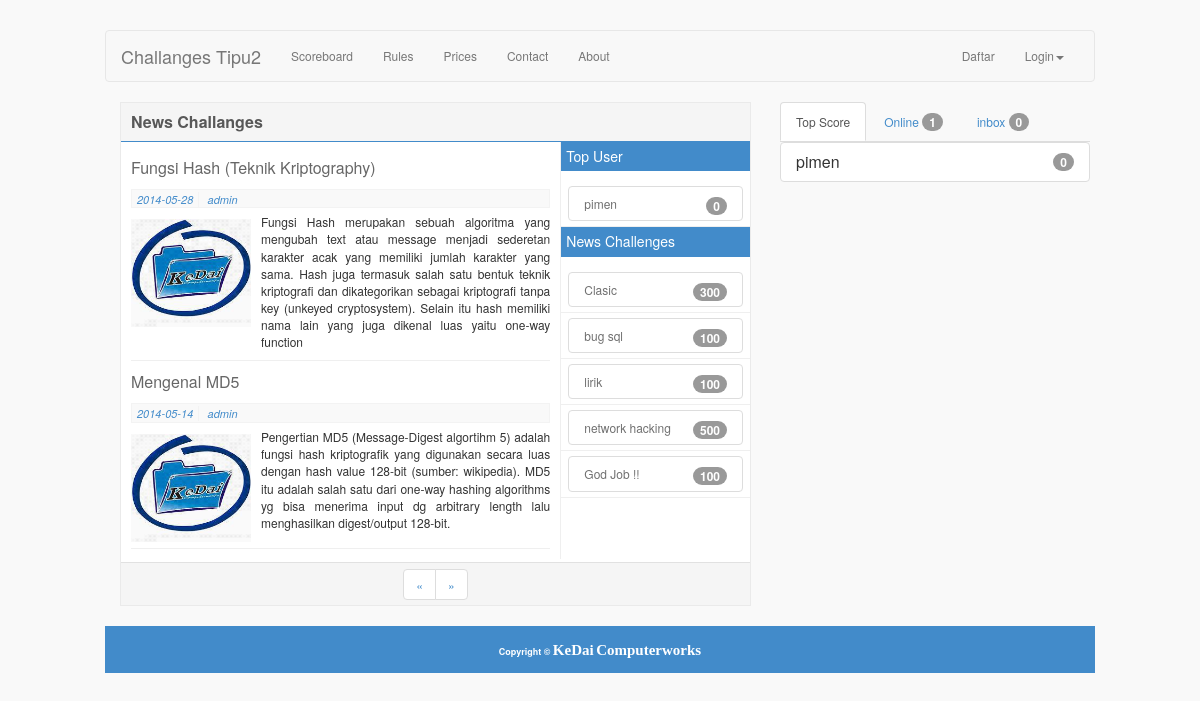
The page / on the database its author committed.
### tables this page shows
CREATE TABLE IF NOT EXISTS `news` (
  `id` int(5) NOT NULL,
  `judul` varchar(45) NOT NULL,
  `ringkasan` text NOT NULL,
  `kategori` varchar(25) NOT NULL,
  `isi` text NOT NULL,
  `waktu` date NOT NULL,
  `postname` varchar(25) NOT NULL,
  `image` varchar(25) NOT NULL
);

CREATE TABLE IF NOT EXISTS `score` (
`no` int(15) NOT NULL,
  `user` varchar(25) NOT NULL,
  `point` varchar(25) NOT NULL,
  `waktu` varchar(25) NOT NULL,
  `idmisi` varchar(25) NOT NULL
);

### index.php (the view, shortened to what this page needs)
<!DOCTYPE html>
<html lang="en">
  <head>
    <title><?php $jdl = mysql_query("SELECT nama from judul");
while ($kl = mysql_fetch_array($jdl)) {
  $namajdl[] = $kl['nama'];
}
    echo $namajdl[0]; ?></title>
    <link href="css/bootstrap.css" rel="stylesheet">
    <link rel="stylesheet" type="text/css" href="css/style.css">
    <link href="theme.css" rel="stylesheet">
    <link href="css/selectize.bootstrap3.css" rel="stylesheet">
  </head>
  <body>
<div class="container">
  <div class="row">
    <nav class="navbar navbar-default " role="navigation">
  <div class="container-fluid">
    <div class="navbar-header">
      <a class="navbar-brand" href="rumah.html"><?php echo $namajdl[0]; ?></a>
    </div>
    <div class="collapse navbar-collapse" id="bs-example-navbar-collapse-1">
      <ul class="nav navbar-nav">
        <li><?php include 'scoreboard.php'; ?></li>
  <li><?php include 'rules.php'; ?>
</li>
  <li><?php include 'prices.php'; ?>
</li>
  <li><?php include 'contact.php'; ?>
</li>
  <li><?php include 'about.php'; ?>
</li>
        </ul>
      <ul class="nav navbar-nav navbar-right">
<?php
if(!isset($_SESSION['username'])) {
?>
<li><a href="" data-toggle="modal" data-target=".bs-example-modal-lg">Daftar</a>
</li>
        <li class="dropdown">
         <?php include 'login.php'; ?>
<?php
}
 ?>
        </li>
      </ul>
    </div>
  </div>
</nav>
  </div>
</div>
<div class="container">
  <div class="row">
      <div class="col-sm-8">
          <div class="tile tl-big tl-border">
            <h3 class="red">News Challanges</h3>
              <div class="content">
                <div class="side-news">
                <div class="side-news-left">
                  <ul class="news-box">
              <?php $BatasAwal = 2;
if (!empty($_GET['page'])) {
$hal = $_GET['page'] - 1;
$MulaiAwal = $BatasAwal * $hal;
} else if (!empty($_GET['page']) and $_GET['page'] == 1) {
$MulaiAwal = 0;
} else if (empty($_GET['page'])) {
$MulaiAwal = 0;
}
$sql = mysql_query("SELECT * FROM news LIMIT $MulaiAwal , $BatasAwal");
while ($q = mysql_fetch_array($sql)) {
              ?>
               <li class="item-news">
                          <h2 class="title">
                            <a href='artikel-<?php echo $q['id']; ?>-<?php echo $q['judul']; ?>.html'><?php echo $q['judul']; ?> </a></h2>
                             <div class="detail">
                              <span><?php echo $q['waktu']; ?></span>
                                <span class="author"><?php echo $q['postname']; ?></span>
                            </div>
                            <div class="text">
                            <div class='img-news'><img src='img/kd1.jpg' alt='photo' /></div>
                              <p align="justify"><?php echo $q['ringkasan']; ?>
                             </p></div>
                        </li>
                    <?php
                    } ?>
                    </ul>
                </div>
                <div class="side-news-right">
              <ul class="list-before ">
                    <h3>Top User</h3>
                    <?php
                      $sqll = mysql_query("SELECT user,point,waktu from score order by point - 0  desc limit 3");
                     while ($qq = mysql_fetch_array($sqll)) {
                     ?>
                    <li>
<h4 class="panel-title">
        <a data-toggle="collapse" class="list-group-item" data-parent="#accordion" href="#c<?php echo $pl ?>">
          <?php echo $qq['user']; ?>
      <span class="badge"><?php
     echo $qq['point']; ?></span></a>
      </h4></li>
                    <?php
                     } ?>
                    </ul>
                </div>
                <div class="side-news-right">
                  <ul class="list-before ">
                    <h3>News Challenges</h3>
                    <?php
                      $sql = mysql_query("SELECT distinct clue,waktu,point from misi order by idmisi desc limit 5");
                     while ($q = mysql_fetch_array($sql)) {
                     ?>
                    <li>
<h4 class="panel-title">
        <a data-toggle="collapse" class="list-group-item" data-parent="#accordion" href="#c<?php echo $pl ?>">
          <?php echo $q['clue']; ?>
      <span class="badge"><?php
     echo $q['point']; ?></span></a>
      </h4></li>
                    <?php
                     } ?>
                    </ul>
                </div>
                </div>
                    <div class="pagi-center">
          <ul class="pagination">
  <li class=""><a href="#">&laquo;</a></li>
  <li><a href="#">&raquo;</a></li>
</ul>
                    </div>
                </div>
            </div>
          </div>
<?php include 'kanan.php'; ?>
</div>
<div class="container">
  <div class="row">
  <div class="panel-body btn-primary ">
  <center>
<span class="label ">Copyright &copy <b id="kd">KeDai</b> <b id="cp">Computerworks</b></span></center>
   </div>
</div>
  </div>
</body>
</html>

### scoreboard.php (shortened to what this page needs)
<a href="" data-toggle="modal" data-target=".bs-score-modal-lg">Scoreboard</a>

### rules.php (shortened to what this page needs)
<a href="" data-toggle="modal" data-target=".bs-rules-modal-lg">Rules</a>

### prices.php (shortened to what this page needs)
<a href="" data-toggle="modal" data-target=".bs-prices-modal-lg">Prices</a>

### contact.php (shortened to what this page needs)
<a href="" data-toggle="modal" data-target=".bs-contact-modal-lg">Contact</a>

### about.php (shortened to what this page needs)
<a href="" data-toggle="modal" data-target=".bs-about-modal-lg">About</a>

### login.php (shortened to what this page needs)
<a href="#" class="dropdown-toggle" data-toggle="dropdown">Login<b class="caret"></b></a>

### kanan.php (shortened to what this page needs)
<div class="row">
        <div class="col-sm-4">
<?php
$plg = mysql_query("Select * from plugin where status='on'");
$jplg = mysql_num_rows($plg);
while ($kplg = mysql_fetch_array($plg)) {
  $pket[] = $kplg['ket'];
}
for ($i=0; $i <$jplg ; $i++) {
  include  $pket[$i];
}
 ?>
        </div>
</div>

### kscore.php (shortened to what this page needs)
<ul class="nav nav-tabs" role="tablist">
  <li class="active"><a href="#home" role="tab" data-toggle="tab">Top Score</a></li>
  <li><a href="#user" role="tab" data-toggle="tab">Online
<?php $on = mysql_num_rows(mysql_query("SELECT o_cookie from on_online"));
$in = mysql_num_rows(mysql_query("SELECT pesan from inbox where user='$user'"));
 ?>
   <span class="badge"><?php echo $on; ?></span></a></li>
  <li><a href="#pmn" role="tab" data-toggle="tab">inbox
  <span class="badge"><?php echo $in; ?></span></a></li>
</ul>
<div class="tab-content">
  <div class="tab-pane active" id="home">
    <div class="list-group">
  <?php
   $level = mysql_query("SELECT user,point,idmisi from score order by point + 0 desc limit 5");
   $levels = mysql_num_rows(mysql_query("SELECT user,point,idmisi from score order by point + 0 desc limit 5"));
   while ($plevel = mysql_fetch_array($level)) {
 $q[] = $plevel['user'];
 $qpoint[] = $plevel['point'];
    }
for ($jkl=0; $jkl < $levels; $jkl++) {
    ?>
      <h4 class="panel-title">
        <a data-toggle="collapse" class="list-group-item" data-parent="#accordion" href="#c<?php echo $jkl ?>">
          <?php echo $q[$jkl]; ?>
      <span class="badge"><?php
      echo $qpoint[$jkl] ?></span></a>
      </h4>
<?php } ?>
</div>
  </div>
</div>
</div>

### css/style.css (style rules this page uses)
#cp { font-family: Staccato555 BT; font-size: 15px; }
#kd { font-family: Rockwell; font-size: 15px; }
body { background:#F9F9F9; overflow-x:hidden; font-size:12px; font-family:'Helvetica Neue','Helvetica','ãƒ’ãƒ©ã‚®ãƒŽè§’ã‚´ Pro W3','Hiragino Kaku Gothic Pro','ãƒ¡ã‚¤ãƒªã‚ª','Meiryo','ï¼­ï¼³ ï¼°ã‚´ã‚·ãƒƒã‚¯',arial,sans-serifs; }
.container { max-width: none !important; width: 990px; margin:0 auto; }
.tile { background-color: #FFF; display: block; float: left; margin: 0 0 20px 0; padding: 0; position: relative; }
.tile h3.red { background: #F5F5F5; border-bottom: 1px solid #428bca; color:#585858; font-size: 16px; font-weight: bold; margin: 0; padding: 10px 10px; }
.tile .content { width: 100%; }
.tl-big { min-height: 145px; width: 631px; }
.tl-border { border:1px solid #EAEAEA; }
.side-news { display:inline-block; }
.side-news-left { width: 70%; float:left; }
.side-news-right { width: 30%; float:left; }
ul.news-box { display:inline-block; border-right:1px solid #EFEFEF; margin:0; padding:10px 0 0; }
ul.news-box li.item-news { display:block; padding:5px 10px; width: auto; height:180px; margin:0 0 10px; }
ul.news-box li.item-news h2.title { display:block; font-size:16px; padding:0 0 10px; margin:0; line-height: 22px; }
ul.news-box li.item-news h2.title a { color: #676767; }
ul.news-box li.item-news .text { float:left; font-size:12px; border-bottom:1px solid #EFEFEF; margin-bottom: 10px; }
ul.news-box li.item-news .text .img-news { float:left; }
ul.news-box li.item-news .text .img-news img { margin-right:10px; padding:6px 0; width:120px; height:120px; }
ul.news-box li.item-news .detail { background:#F9F9F9; border: 1px solid #F3F3F3; margin-bottom:5px; }
ul.news-box li.item-news .detail span { font-size: 11px; font-style:italic; color: #428bca; padding:0 5px; }
ul.news-box li.item-news .detail span:first-child { border-right:1px solid #F3F3F3; }
ul.list-before { padding:0; margin:0; list-style:none; }
ul.list-before h3 { background: #428bca; color:#FFF; display:block; font-size:14px; padding:7px 5px; margin:0 0 10px; }
ul.list-before li { border-bottom:1px solid #EFEFEF; padding:5px 7px; }
ul.list-before li a { font-size:12px; color: #707070; text-decoration:none; }
.pagi-center { background: none repeat scroll 0 0 #F5F5F5; border-top: 1px solid #E1E1E1; height: 43px; display:block; padding: 6px 0 0; text-align: center; }
.pagi-center ul.pagination { margin:0; }

### theme.css (style rules this page uses)
body { padding-top: 30px; padding-bottom: 30px; }

### rows shown on the page
news: judul "Fungsi Hash (Teknik Kriptography)", waktu "2014-05-28", postname "admin", ringkasan "Fungsi Hash merupakan sebuah algoritma yang mengubah text atau message menjadi sederetan karakter acak yang memiliki jumlah karakter yang sama. Hash juga termasuk salah satu bentuk teknik kriptografi dan dikategorikan sebagai kriptografi tanpa key (unkeyed cryptosystem). Selain itu hash memiliki nama lain yang juga dikenal luas yaitu one-way function"
news: judul "Mengenal MD5", waktu "2014-05-14", postname "admin", ringkasan "Pengertian MD5 (Message-Digest algortihm 5) adalah fungsi hash kriptografik yang digunakan secara luas dengan hash value 128-bit (sumber: wikipedia). MD5 itu adalah salah satu dari one-way hashing algorithms yg bisa menerima input dg arbitrary length lalu menghasilkan digest/output 128-bit."
score: user "pimen", point "0"

### other values the page prints
$namajdl[0] "Challanges Tipu2"
$q['clue'] "Clasic"
$q['point'] "300"
$q['clue'] "bug sql"
$q['point'] "100"
$q['clue'] "lirik"
$q['clue'] "network hacking"
$q['point'] "500"
$q['clue'] "God Job !!"
$on "1"
$in "0"
$q[$jkl] "pimen"
$qpoint[$jkl] "0"
